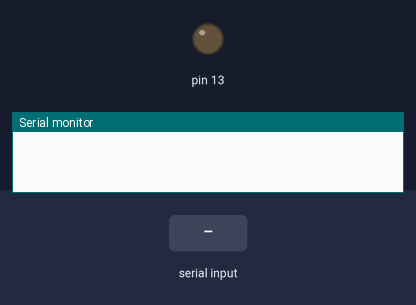
This sketch was run on a simulated Arduino Uno, built with avr-gcc and run on an emulated ATmega328P. On the bench: output pins drawn as LEDs (lit = HIGH), the last lines printed to the serial monitor. The inputs (shaded band) are chosen by the test bench.

Above: at 1.2 s.
1.3 s: "LED_1_ON" received over Serial
At 2.5 s:
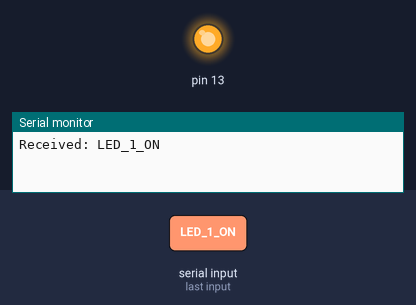
2.8 s: "LED_1_OFF" received over Serial
At 4.2 s:
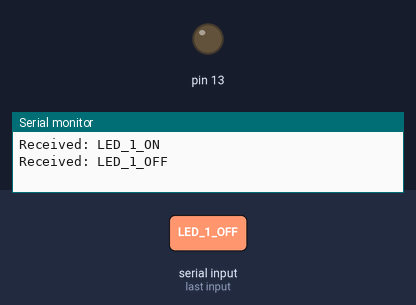
Timing chart, 0 to 5.8 s (numbered marks = the images above; inputs shaded):
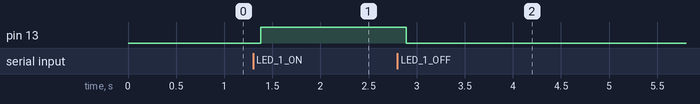

The sketch:

Speech_Recognition.ino
```cpp
String text = "";  // Initialize the input string

void setup() {
  pinMode(13, OUTPUT);
  Serial.begin(9600);       // Start Serial communication
}

void loop() {
  while (Serial.available()) {
    delay(10);              // Small delay to allow all characters to arrive
    char c = Serial.read(); // Read incoming character
    text += c;              // Append character to text
  }

  if (text.length() > 0) {
    text.trim();            // Remove whitespace and newline characters
    Serial.println("Received: " + text);  // Print received command

   if (text == "LED_1_ON") {
      digitalWrite(13, HIGH);    // Turn OFF the LED
    }
    else if (text == "LED_1_OFF") {
      digitalWrite(13, LOW);    // Turn OFF the LED
    }

    text = "";  // Clear the text after processing
  }
}
```

Measured:
- after the input at 1.3 s, pin 13: LOW → HIGH after 0.08 s
- after the input at 2.8 s, pin 13: HIGH → LOW after 0.09 s
